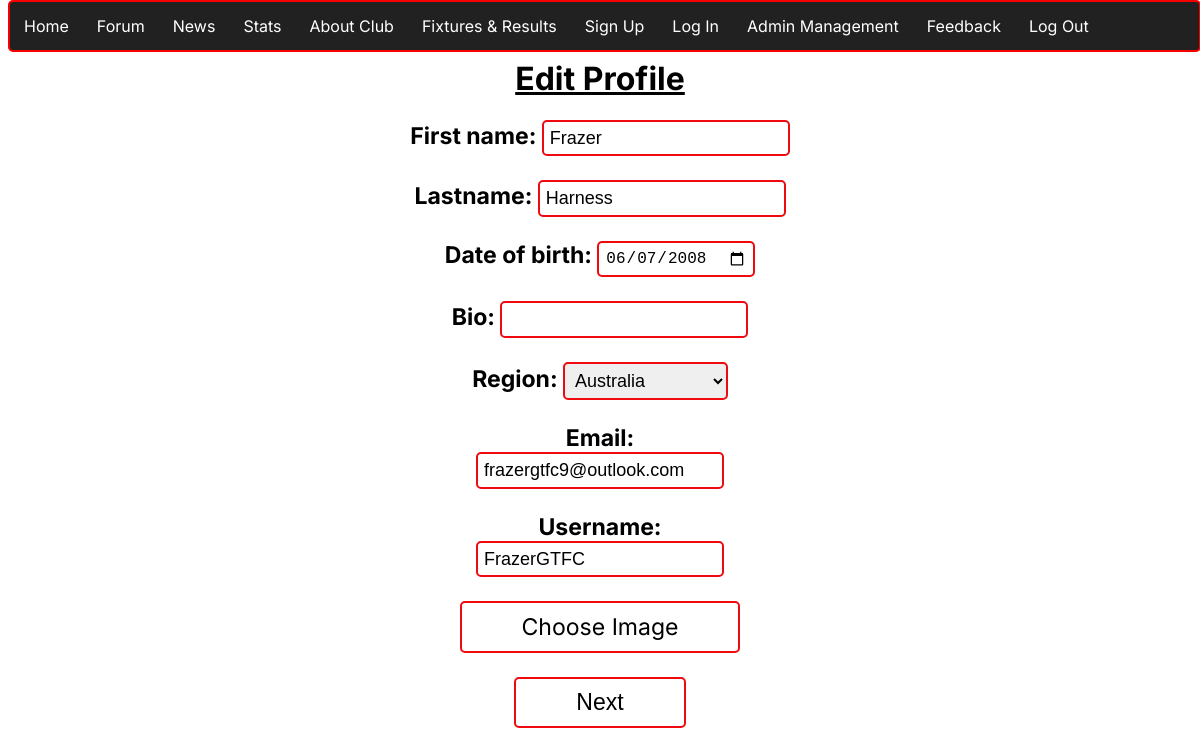
The app's page /edit_profile.php?id=1, older data.
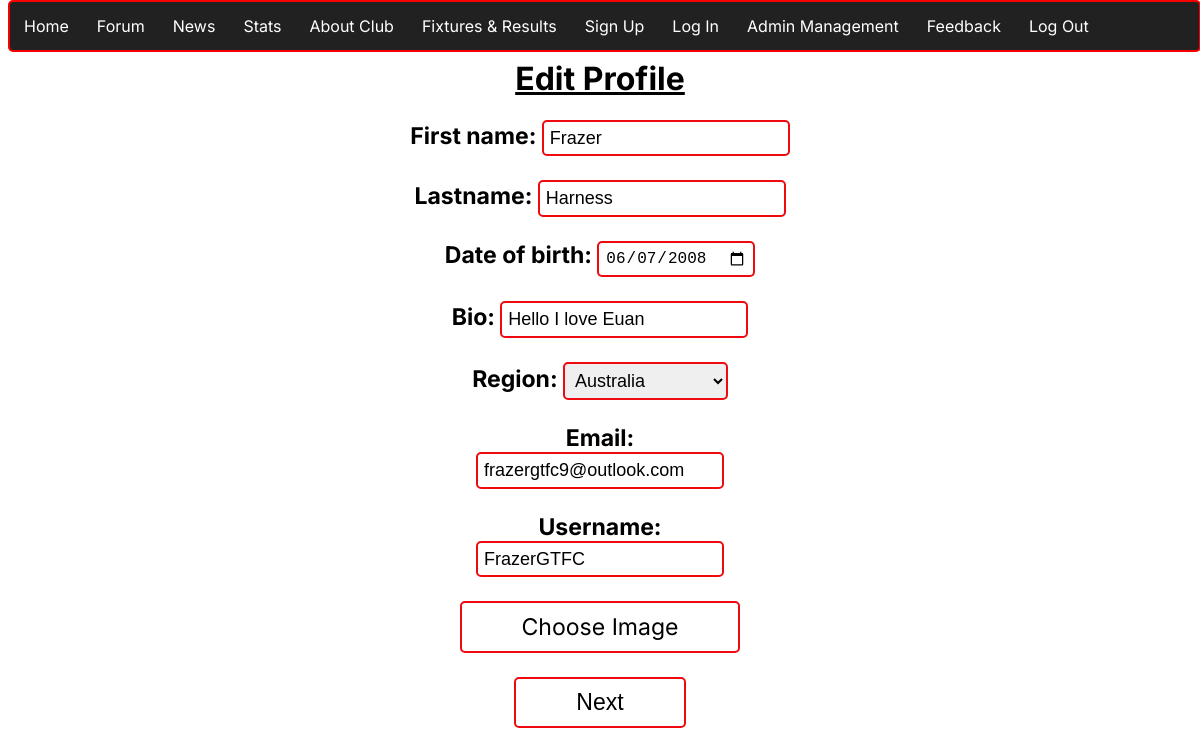
The same page, newer data.
### tables this page shows
CREATE TABLE `users` (
  `id` int(11) NOT NULL,
  `username` text NOT NULL,
  `password` text NOT NULL,
  `firstname` text NOT NULL,
  `lastname` text NOT NULL,
  `email` text NOT NULL,
  `bio` text NOT NULL,
  `profile_pic` blob NOT NULL,
  `region` text NOT NULL,
  `status` enum('active','inactive','','') NOT NULL,
  `birthdate` text NOT NULL,
  `role` enum('user','admin','','') NOT NULL
);

### edit_profile.php (the view, shortened to what this page needs)
<?php
include 'nav.php';
$id = intval($_GET['id']);
$stmt = $conn->prepare("SELECT * FROM users WHERE id = ?");
$stmt->bind_param("i", $id);
$stmt->execute();
$result = $stmt->get_result();
$row = $result->fetch_assoc();
$username = $row['username'];
$firstname = $row['firstname'];
$lastname = $row['lastname'];
$email = $row['email'];
$bio = $row['bio'];
$region = $row['region'];
$birthdate = $row['birthdate'];
?>
<!DOCTYPE html>
<html lang="en">
<head>
    <link rel="stylesheet" href="main.css">
    <link rel="stylesheet" href="signup.css">
    <link rel="stylesheet" href="accounts.css">
</head>
<body>
    <h1 class="title"> <u>Edit Profile</u></h1>
<form action="edit_profile_validate.php" method='POST' enctype="multipart/form-data">
        <label class="labels" for="firstname"><b>First name:</b></label>
        <input type="text" class="box" name="firstname" value="<?php echo $firstname;?> "required> <br>
        <br>
        <label class="labels" for="lastname"><b>Lastname:</b></label>
        <input type="text" class="box" name="lastname" value="<?php echo $lastname;?> "required> <br>
        <br>
        <label class="labels" for="dob"><b>Date of birth:</b></label>
        <input type="date" class="box" id="birthdate"name="birthdate" value="<?php echo $birthdate;?>"> <br> <br>
        <label class="labels" for ="bio"><b>Bio:</b></label>
        <input type="text" class="box" name="bio" value="<?php echo $bio;?>"> <br>
        <br>
        <label class="labels" for="region"><b>Region:</b></label>
        <select id="region" class="box" name="region" value="<?php echo $region;?>">
        <option value="Australia">Australia</option>
        </select>
        <br>
        <br>
        <label class="labels" for="email"><b>Email:</b></label> <br>
        <input type="text" class="box"  name="email" value="<?php echo $email;?>" required> <br>
        <br> <label class="labels" for="username"><b>Username:</b></label> <br>
        <input type="text" class="box" name="username" value="<?php echo $username; ?>" required> <br>
        <br> <label for="pictureup" class="custom-file-upload">Choose Image </label>
        <br>
        <br> <div class="next">
            <button type="submit" class="box" name= "submit" value="submit" class="signupbtn" >Next</button>
        </div>
    </form>
</body>
</html>

### nav.php (shortened to what this page needs)
<nav class="nav-bar">
    <ul>
        <li><a href="home.php" class="nav-bar-links">Home</a></li>
        <li><a href="forum.html" class="nav-bar-links">Forum</a></li>
        <li><a href="list_news.php" class="nav-bar-links">News</a></li>
        <li><a href="stats.html" class="nav-bar-links">Stats</a></li>
        <li><a href="about_club.html" class="nav-bar-links">About Club</a></li>
        <li><a href="fixtures&results.html" class="nav-bar-links">Fixtures & Results</a></li>
        <li><a href="signup.php" class="nav-bar-links">Sign Up</a></li>
        <li><a href="login.php" class="nav-bar-links">Log In</a></li>
        <li><a href="admin_management.php" class="nav-bar-links">Admin Management</a></li>
        <li><a href="feedback.php" class="nav-bar-links">Feedback</a></li>
        <li><a href="logout.php" class="nav-bar-links">Log Out</a></li>
    </ul>
</nav>

### main.css (style rules this page uses)
body { font-family: "Inter", sans-serif; font-optical-sizing: auto; font-weight: weight; font-style: normal; }
.nav-bar { border-radius: 5px; border: 2px solid #F60000; background: #222121; color: white; position: fixed; top: 0; width: 99.1%; }
.nav-bar a { color: white; text-decoration: none; }
li { float: left; }
li:last-child { border-right: none; }
li a { display: block; text-align: center; padding: 14px 14px; }
ul { list-style-type: none; margin: 0; padding: 0; overflow: hidden; }
.title { margin-top: 5%; text-align: center; }
.box { border: 2px solid #EE0A0E; font-size: large; padding: 0.5%; border-radius: 5px; -webkit-border-radius: 5px; -moz-border-radius: 5px; -ms-border-radius: 5px; -o-border-radius: 5px; }
.labels { font-size: larger; }
button[type=submit] { text-align: center; border: 2px solid #EE0A0E; padding: 10px 60px; border-radius: 5px; cursor: pointer; background-color: white; text-decoration: none; color: black; display: inline-block; font-size: 120%; transition-duration: 0.4s; }
.custom-file-upload { text-align: center; border: 2px solid #EE0A0E; padding: 10px 60px; border-radius: 5px; cursor: pointer; background-color: white; text-decoration: none; color: black; display: inline-block; font-size: 120%; transition-duration: 0.4s; }

### signup.css (style rules this page uses)
form { text-align: center; font-size: larger; }

Row changes from the older to the newer data that the page shows:
changed users "Frazer": bio (not shown) → "Hello I love Euan"
